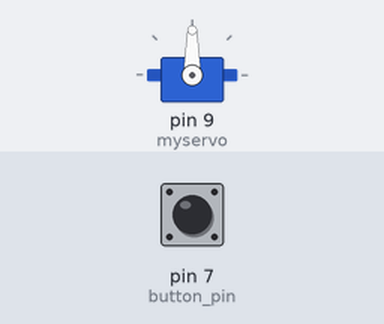
This sketch was run on a simulated Arduino Mega 2560, built with avr-gcc and run on an emulated ATmega2560. Parts: servo. Inputs (shaded band) come from the test bench; at power-on: pin 7 (button_pin) HIGH.

Above: at 1.2 s.
1.3 s: pin 7 (button_pin) pulled LOW for 0.15 s
At 2.3 s:
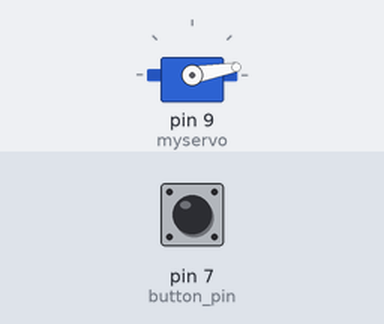
2.9 s: pin 7 (button_pin) pulled LOW for 1 s
At 3.5 s:
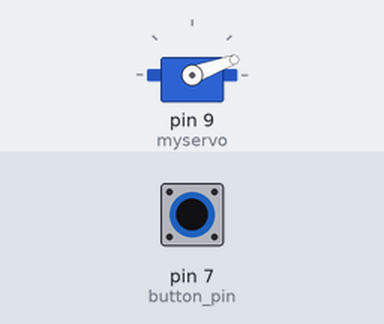
5.4 s: pin 7 (button_pin) pulsed LOW 5 times (0.12 s each, 0.3 s apart)
At 7.5 s:
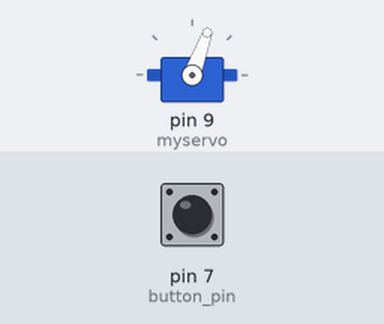
8.4 s: pin 7 (button_pin) pulsed LOW 5 times (0.12 s each, 0.3 s apart)
At 11.0 s:
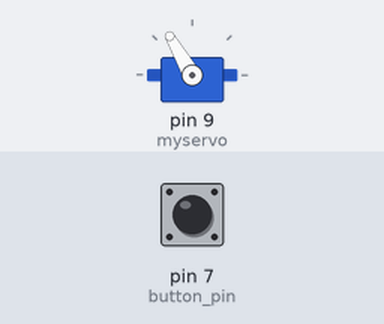
Timing chart, 0 to 12.4 s (numbered marks = the images above; inputs shaded):
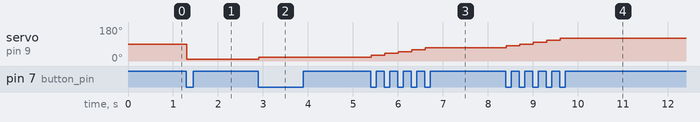

The sketch:

servo.ino
```cpp
//www.elegoo.com
//2018.12.19
#include <Servo.h>
Servo myservo;

int button_pin = 7;
int val;

void setup() {
  myservo.attach(9);
  pinMode(button_pin, INPUT_PULLUP);
  val = 0;
}

void loop() {
  if (digitalRead(button_pin)==LOW) {
    if (val == 180) val = 0;
    else val=val+10;
    myservo.write(val);
    delay(15);
    while (digitalRead(button_pin)==LOW);
  }
}
```

Measured:
- after the input at 1.3 s, servo on pin 9 (myservo): 90° → 10° at once
- after the input at 2.9 s, servo on pin 9 (myservo): 10° → 20° at once
- after the input at 5.4 s, servo on pin 9 (myservo): moves from 20° to 70° over 1.2 s, starting at once
- after the input at 8.4 s, servo on pin 9 (myservo): moves from 70° to 120° over 1.2 s, starting at once
